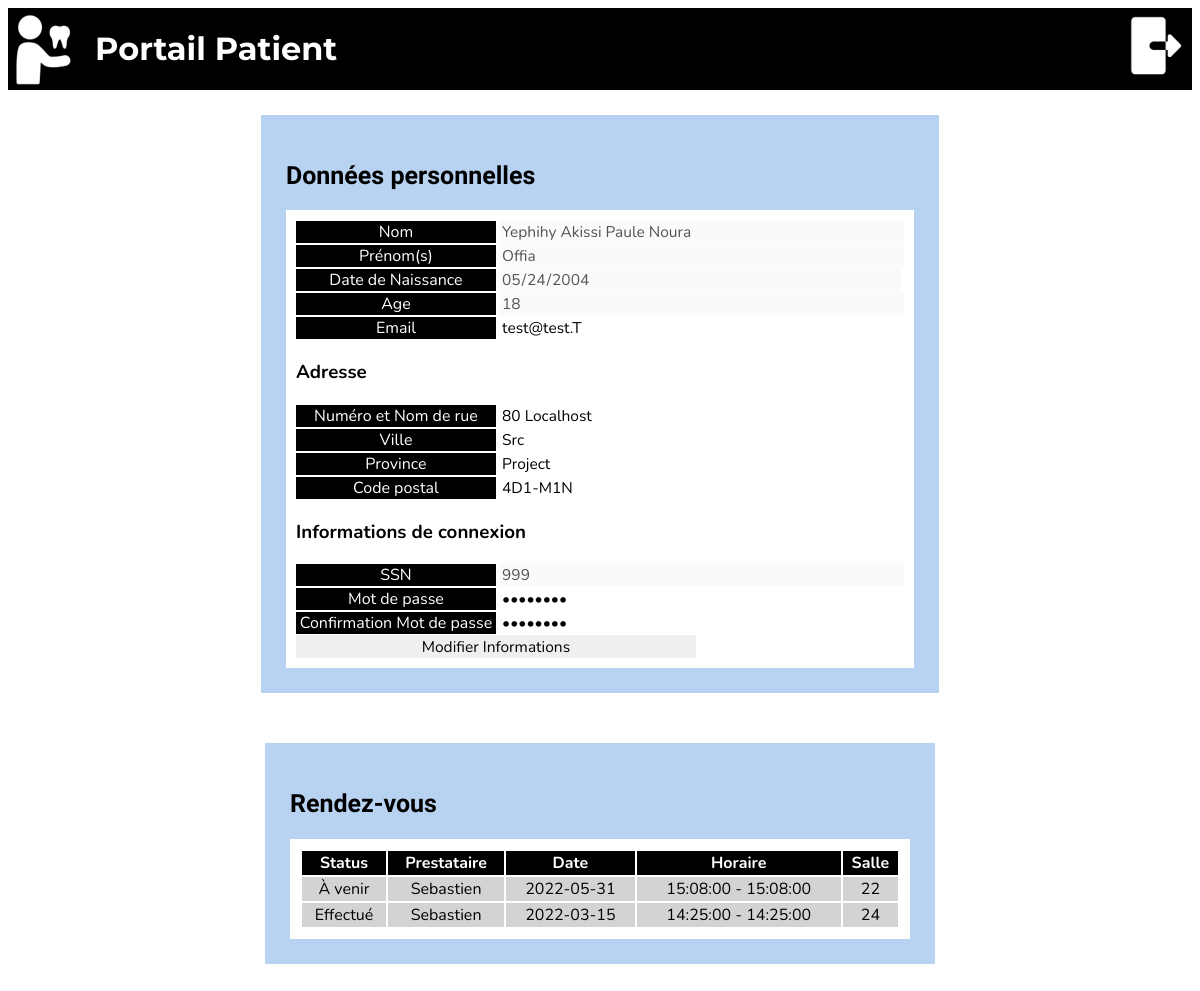
Before: /patient/index.php (signed in) with the older database file.
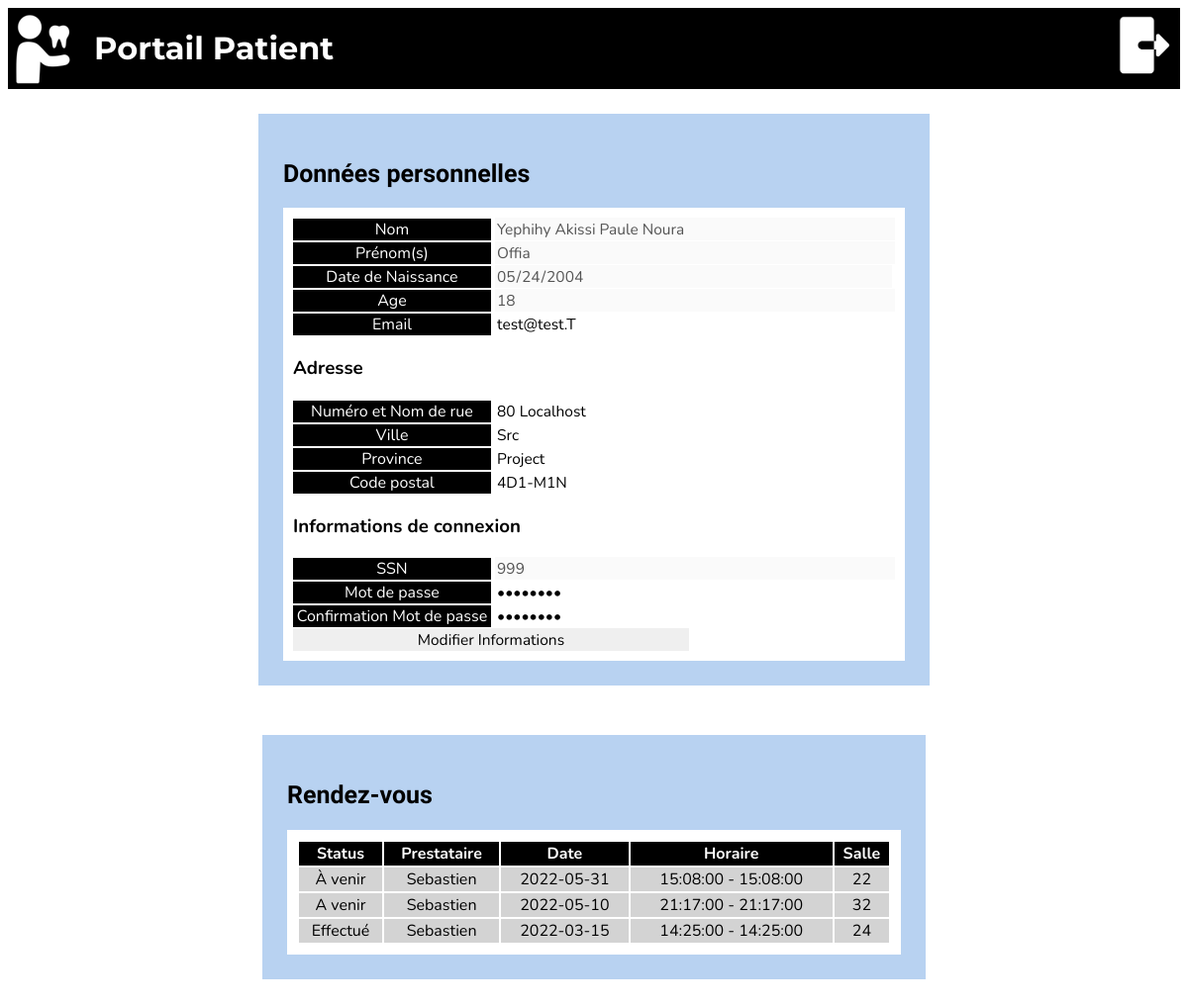
After: the same page with the newer database file.
### tables this page shows
CREATE TABLE `utilisateur` (
  `SSN` int(11) NOT NULL,
  `Name` varchar(128) NOT NULL DEFAULT 'Nom non renseigné',
  `Password` varchar(64) NOT NULL,
  `Role` varchar(32) NOT NULL,
  `email` varchar(128) DEFAULT 'Veuillez renseigner votre email',
  `surname` varchar(128) DEFAULT 'Prénom(s) non renseigné(s)',
  `birthday` date DEFAULT NULL,
  `street` varchar(128) NOT NULL DEFAULT 'Veuillez renseigner votre rue',
  `city` varchar(128) NOT NULL DEFAULT 'Veuillez renseigner votre ville',
  `province` varchar(128) NOT NULL DEFAULT 'Veuillez renseigner votre province',
  `code_postal` varchar(7) NOT NULL DEFAULT '___-___'
);

CREATE TABLE `rendezvous` (
  `rdv_id` int(6) NOT NULL,
  `patient_id` int(6) NOT NULL,
  `employee_id` int(6) NOT NULL,
  `date` date NOT NULL,
  `start_hour` time NOT NULL,
  `end_hour` time NOT NULL,
  `status` varchar(128) NOT NULL DEFAULT 'À venir',
  `room` varchar(128) NOT NULL DEFAULT 'Office du prestataire'
);

### patient/userInfo.php (the view, shortened to what this page needs)
<!DOCTYPE html>
        <html>
        <head>
            </head>
    <?php
        try
        {
            $db= new PDO('mysql:host=localhost;dbname=cabinet_dentaire;charset=utf8', 'root', 'root');
        }
        catch (Exception $e)
        {
                die('Erreur : ' . $e->getMessage());
        }
        $sqlQuery = 'SELECT *
        FROM utilisateur WHERE SSN = :SSN ';
        $dataStatement = $db->prepare($sqlQuery);
        $dataStatement->bindParam(':SSN', $SSN);
        $dataStatement->execute();
        $datas = $dataStatement->fetchAll();
        foreach ($datas as $data) {
            $Uname = $data['Name']?? 'Nom non renseigné';
            $Upassword = $data['Password']?? '---------';
            $Usurname = $data['surname']?? 'Prénom(s) non renseigné(s)';
            $Ubirthday = $data['birthday'] ?? date("Y-m-d");
            $Uemail = $data['email'] ??'Veuillez renseigner votre email';
            $Ustreet = $data['street'] ??'Veuillez renseigner votre rue';
            $Ucity = $data['city'] ??'Veuillez renseigner votre ville';
            $Uprovince = $data['province']?? 'Veuillez renseigner votre province' ;
            $Ucodepostal = $data['code_postal'] ?? 'Veuillez renseigner votre code postal' ;
        }
            $currentDate = date("Y-m-d");
            $age = $age = date_diff(date_create($Ubirthday), date_create($currentDate));
    ?>
<div class = "flexbox-item  ">
    <h2> Données personnelles</h2>
    <div class= "userInfo">
        <form action="update.php"
              method ="post"
              onsubmit = "return validate();">
            <div class= "box">
                <label class = "infoType"> Nom </label>
                <?php
                echo
                '<input type = "text"
                       name = "surname"
                       value= "'.$Uname.' "
                       disabled= "disabled"
                       >'
                ?>
            </div>
             <div class= "box">
                <label class = "infoType"> Prénom(s) </label>
                 <?php
                 echo '<input type = "text"
                       name = "name"
                       value= "'.$Usurname.'"
                       disabled= "disabled">'
                 ?>
            </div>
            <div class= "box">
                <label class = "infoType"> Date de Naissance </label>
                <?php
                echo '<input type = "date"
                       name = "birthday" value="'.$Ubirthday.'"
                       disabled= "disabled">'
                ?>
            </div>
            <div class= "box">
                <label class = "infoType"> Age</label>
                <?php
                    echo '<input type = "number"
                       name = "age"
                       value = "'.$age->format("%y").'"
                       disabled= "disabled">'
                    ?>
            </div>
            <div class= "box">
                <label class = "infoType"> Email</label>
                <?php
                echo '<input type = "email"
                       name = "email"
                       value = "'.$Uemail.'"
                       required> '
                ?>
            </div>
            <h3> Adresse</h3>
            <div class= "box">
                <label class = "infoType"> Numéro et Nom de rue</label>
                <?php
                echo '<input type = "text"
                       name = "street"
                       value = "'.$Ustreet.'"
                       required> '
                ?>
            </div>
            <div class= "box">
                <label class = "infoType"> Ville</label>
                <?php
                echo ' <input type = "text"
                       name = "city"
                       value = "'.$Ucity.'"
                       required> '
                ?>
            </div>
            <div class= "box">
                <label class = "infoType"> Province</label>
                <?php
                echo ' <input type = "text"
                       name = "province"
                       value = "'.$Uprovince.'"
                       required> '
                ?>
            </div>
            <div class= "box">
                <label class = "infoType"> Code postal</label>
                <?php
                echo ' <input type = "text"
                       name = "code_postal"
                       value = "'.$Ucodepostal.'"
                       required> '
                ?>
            </div>
            <h3> Informations de connexion</h3>
            <div class= "box">
                <label class = "infoType"> SSN </label>
                <?php
                echo
                 '<input type = "number"
                       name = "ssn"
                       value = "'.$SSN.'"
                       disabled= "disabled"
                       required>'
                ?>
            </div>
            <div class= "box">
                <label class = "infoType"> Mot de passe </label>
                 <?php
                echo
                 '<input type = "password"
                       name = "password"
                       value = "'.$Upassword.'"
                       required>'
                ?>
            </div>
            <div class= "box">
                <label class = "infoType"> Confirmation Mot de passe </label>
                <?php
                echo
                 '<input type = "password"
                       name = "Npassword"
                       value = "'.$Upassword.'"
                       required>'
                ?>
            </div>
            <div class = "submitBtn">
            <input type = "submit" value = "Modifier Informations">
            </div>
        </form>
    </div>
</div>
</html>

### patient/index.php (shortened to what this page needs)
<!DOCTYPE html>
<html>
    <?php
         $SSN = $_SESSION['ID'];
    ?>
    <head>
        <link rel="stylesheet" href="style.css">
    </head>
    <body>
        <div class = "header">
            <div class="concat">
                <img src = "../img/client.png">
                <h1 >&nbsp;   Portail Patient</h1>
            </div>
            <a href = "../"><img src = "../img/Log_out.png" alt="Se déconnecter" > </a>
        </div>
        <div class = "flexbox-container">
             <?php include('userInfo.php'); ?>
             <div class = "flexbox-item">
                 <h2> Rendez-vous</h2>
                 <div class= "userInfo">
                     <?php include('rdv.php'); ?>
                 </div>
            </div>
        </div>
    </body>
</html>

### patient/rdv.php (shortened to what this page needs)
<?php
try
{
	$db= new PDO('mysql:host=localhost;dbname=cabinet_dentaire;charset=utf8', 'root', 'root');
}
catch (Exception $e)
{
        die('Erreur : ' . $e->getMessage());
}
try{
    $sqlQuery = 'SELECT A.status, B.name, A.date, A.start_hour, A.end_hour, A.room
        FROM rendezvous A , utilisateur B
        WHERE A.patient_id IN
        (SELECT patient_id
        FROM  patient
        WHERE
        SSN = :SSN) AND B.SSN IN (SELECT U.SSN
                                    FROM EMPLOYEE U
                                    WHERE U.employee_id = A.employee_id)
        ORDER BY date DESC;';
        $dataStatement = $db->prepare($sqlQuery);
        $dataStatement->bindParam(':SSN', $SSN);
        $dataStatement->execute();
        $datas = $dataStatement->fetchAll();
}catch (Exception $e){
    unset($datas);
}
?>
<table>
<tr>
    <th> Status </th>
    <th> Prestataire </th>
    <th> Date </th>
    <th> Horaire</th>
    <th> Salle</th>
</tr>
    <?php
    if ( isset($datas)){
    foreach ($datas as $data){
        rdvRow($data['status'],
               $data['name'],
               $data['date'],
               $data['start_hour'],
               $data['end_hour'],
               $data['room']
        );
    }
    }
    ?>
</table>
<?php
function rdvRow(  $status ,$dentist, $date , $startH , $endH, $roomN ){
    echo '<tr>';
    td($status);
    echo '</tr>';
}
function td($attribute){
    echo '<td>'.$attribute.'</td>' ;
}
?>

### patient/style.css (style rules this page uses)
.header { display: flex; justify-content: space-between; background-color: black; color: white; align-items: center; }
h1 { color:white; font-family: 'Montserrat', sans-serif; display: inline; }
input { border: none; font-family: 'Nunito', sans-serif; font-size: 15.5px; min-width: 400px; }
::placeholder { font-size: 15.5px; }
.flexbox-container { display: flex; justify-content: center; flex-wrap: wrap; }
tr { border-bottom-color: black; }
td { margin: 3px 3px 3px 3px ; background-color: lightgrey; text-align: center; }
table { width: 600px; text-align: center; }
th { margin: 3px 3px 3px 3px ; background-color: black; color: white; }
.concat { display: flex; justify-content: flex-start; align-items: center; }
.flexbox-item { margin: 25px 25px 25px 25px; padding: 25px 25px 25px 25px; background-color:#B8D2F1; font-family: 'Nunito', sans-serif; }
h2 { font-size: 25px; font-family: 'Montserrat Alternates', sans-serif; }
.userInfo { background-color: white; padding: 10px; }
.box { padding-bottom: 1px; background-color: white; }
.infoType { display: inline-block; text-align: center; background-color: black; color: white; width: 200px; height: inherit; }
.submitBtn { align-items: center; }

Changed rows visible on the page:
added rendezvous: status "A venir Sebastien 2022-05-10 21:17:00 - 21:17:00 32"
